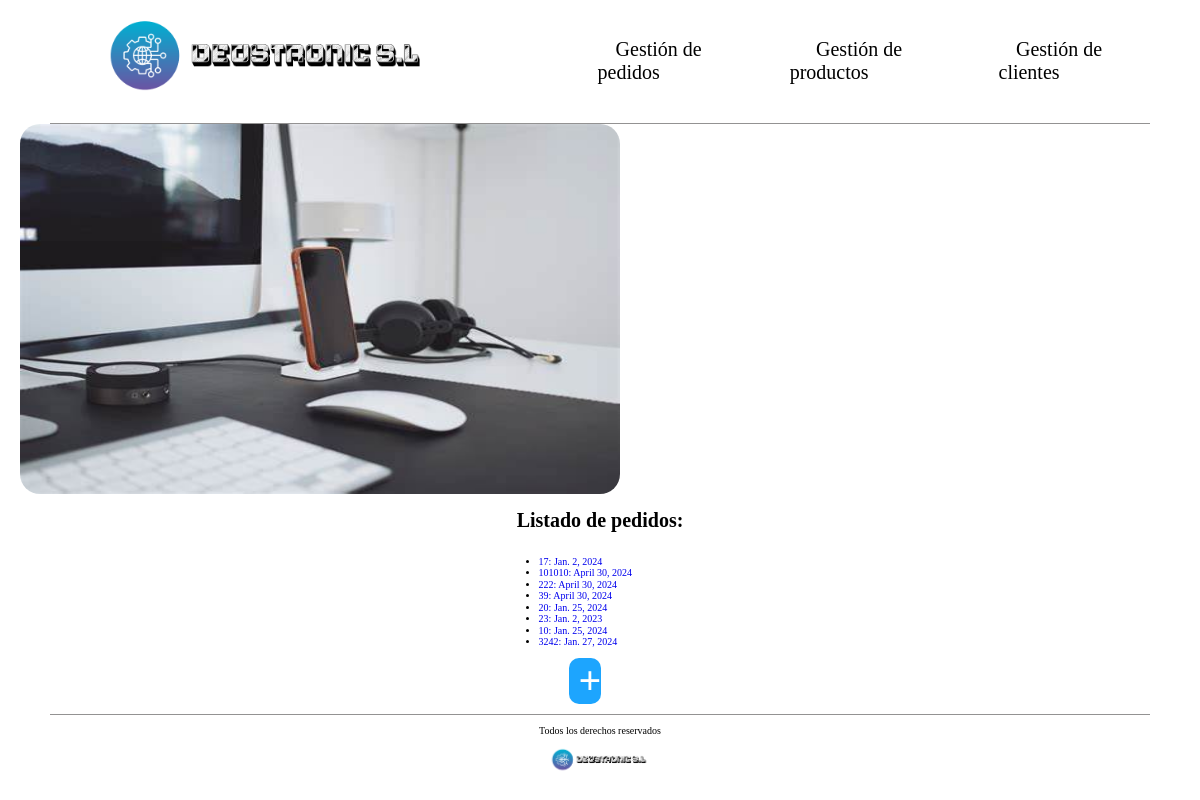
/empresaDjango/pedido/, run on an earlier commit of the app's database.
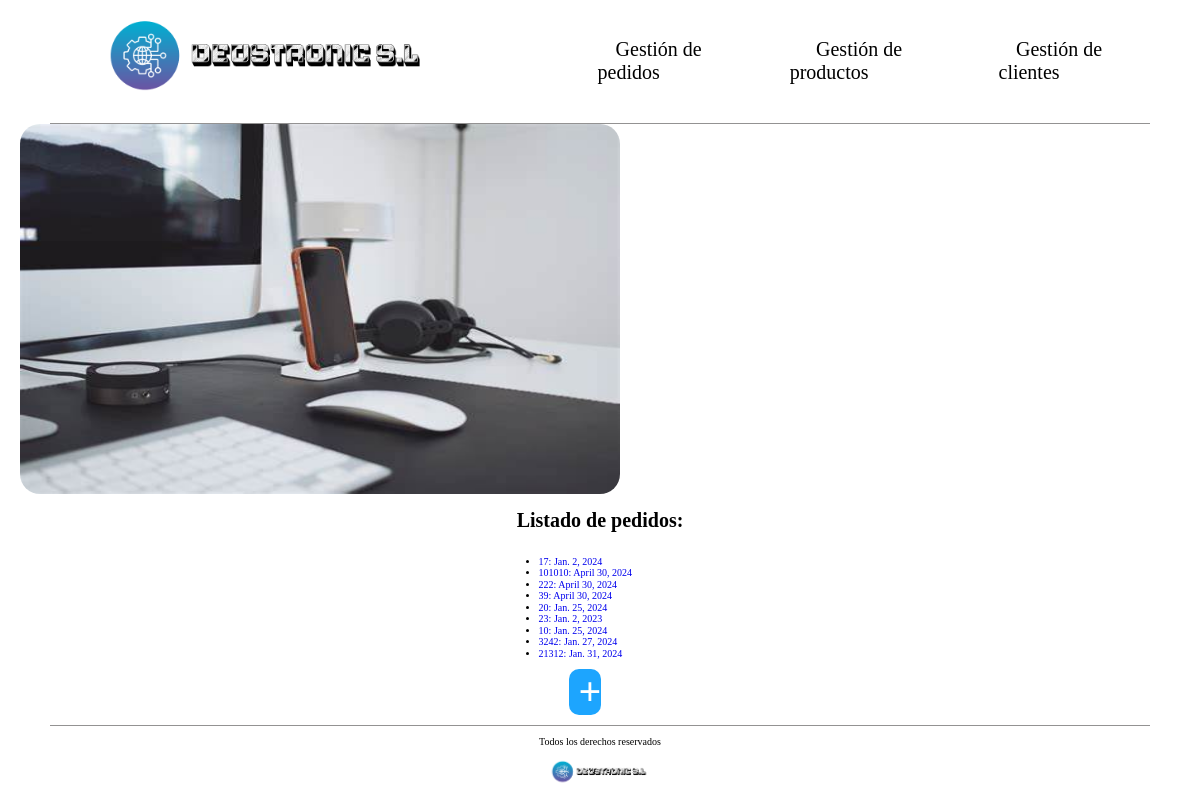
And on a later commit of the database.
### empresaDjango/models.py (models this page shows, shortened)
class Pedido(models.Model):
    cliente = models.ForeignKey(Cliente, on_delete=models.CASCADE)
    cod_pedido = models.CharField(max_length=10)
    fecha = models.DateField()
    precio_total = models.IntegerField(default=0)

### empresaDjango/views.py (the view)
# urls.py: path('pedido/', views.index_pedido, name='index_ped'),
def index_pedido(request):
    pedidos = Pedido.objects.all()
    return render(request, 'index_pedido.html', {'listado_pedidos' : pedidos})

### empresaDjango/templates/index_pedido.html (shortened to what this page needs)
{% load static %}
<!DOCTYPE html>
<html lang="es">
<head>
    <link rel="stylesheet" href="{% static 'css/styles.css'%}" />
    <link rel="stylesheet" href="{% static 'css/normalize.css'%}" />
</head>
<body>
    <header>
        <div class="navegacion">
            <nav class="nav-principal">
                <a href="{% static '../empresaDjango/pedido' %}">
                  <img src="{% static 'images/DEUSTRONIC.png' %}" alt="Logo Tienda" />
                </a>
                <ul class="elementos-navegacion">
                  <li>
                    <a href="/empresaDjango/pedido">Gestión de pedidos</a>
                  </li>
                  <li>
                    <a href="empresaDjango/index_producto.html">Gestión de productos</a>
                  </li>
                  <li>
                    <a href="empresaDjango/index_cliente.html">Gestión de clientes</a>
                  </li>
                </ul>
            </nav>
        </div>
    </header>
     <main>
        <div class="contenedor-principal-index-pedidos">
            <div class="parte-izquierda">
                <img src="{% static 'images/Escritorio.jpeg'%}" alt="Foto con artículos tecnológicos en un escritorio" />
            </div>
            <div class="parte-derecha">
            <h1>Listado de pedidos:</h1>
                <ul>
                    {% for p in listado_pedidos %}
                    <li class="listado_pedidos">
                        <a href="{% url 'detail_ped' p.cod_pedido %}">
                        {{ p.cod_pedido }}: {{ p.fecha }}
                        </a>
                    </li>
                    {% endfor %}
                    <div class="boton_crear">
                        <a  href="{% url 'pedido_create' %}"> + </a>
                    </div>
                </ul>
            </div>
        </div>
     </main>
    <footer>
        <div class="contenido-footer">
            <p class="copyright">Todos los derechos reservados</p>
            <img src="{% static 'images/DEUSTRONIC.png'%}" alt="Logo Tienda" />
        </div>
    </footer>
</body>
</html>

What changed in the data, as far as the page shows it:
added Pedido: cod_pedido "21312", fecha "Jan. 31, 2024"
